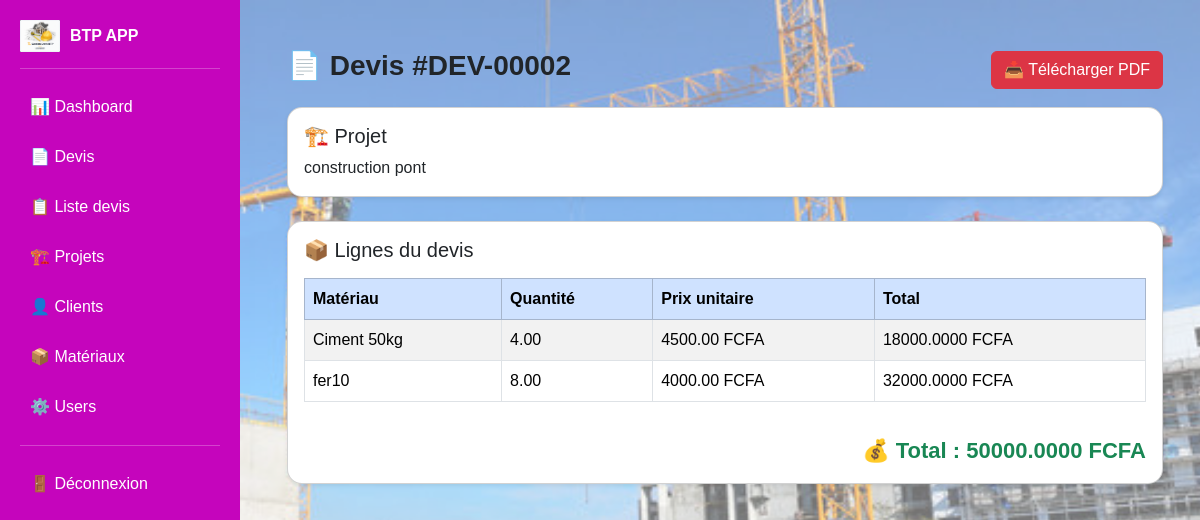
The app's page /devis/2/ with its own data.
### btp/models.py (models this page shows, shortened)
class Devis(models.Model):
    STATUT_CHOICES = [
        ("brouillon", "Brouillon"),
        ("envoye", "Envoyé"),
        ("accepte", "Accepté"),
        ("refuse", "Refusé"),
    ]
    numero = models.CharField(max_length=50, unique=True)
    projet = models.ForeignKey(Projet, on_delete=models.CASCADE, related_name="devis")
    created_by = models.ForeignKey(User, on_delete=models.SET_NULL, null=True, blank=True)
    statut = models.CharField(max_length=20, choices=STATUT_CHOICES, default="brouillon")
    date_creation = models.DateTimeField(auto_now_add=True)
    def total(self):
        return sum(l.total() for l in self.lignes.all())

class Projet(models.Model):
    client = models.ForeignKey(Client, on_delete=models.CASCADE)
    nom = models.CharField(max_length=200)
    localisation = models.CharField(max_length=255)
    date_debut = models.DateField(null=True, blank=True)
    budget = models.DecimalField(max_digits=12, decimal_places=2, default=0)
    progression = models.IntegerField(default=0)  # 0 à 100 %

class LigneDevis(models.Model):
    devis = models.ForeignKey(Devis, on_delete=models.CASCADE, related_name="lignes")
    materiau = models.ForeignKey(Materiau, on_delete=models.CASCADE)
    quantite = models.DecimalField(max_digits=12, decimal_places=2)
    prix_unitaire = models.DecimalField(max_digits=12, decimal_places=2)
    def total(self):
        return self.quantite * self.prix_unitaire

class Materiau(models.Model):
    designation = models.CharField(max_length=200)
    unite = models.CharField(max_length=20)
    prix_unitaire = models.DecimalField(max_digits=12, decimal_places=2)

### btp/views.py (the view)
# urls.py: path('devis/<int:id>/', views.devis_detail, name='devis_detail'),
def devis_detail(request, id):
    devis = get_object_or_404(Devis, id=id)
    return render(
        request,
        'detail.html',
        {'devis': devis}
    )

### btp/templates/detail.html (shortened to what this page needs)
{% extends 'base.html' %}
{% block content %}
<div class="container mt-4">
    <div class="d-flex justify-content-between align-items-center mb-3">
        <h3 class="title">📄 Devis #{{ devis.numero }}</h3>
        <a href="{% url 'devis_pdf' devis.id %}" class="btn btn-danger">
            📥 Télécharger PDF
        </a>
    </div>
    <div class="card shadow-sm p-3 mb-4">
        <h5>🏗️ Projet</h5>
        <p class="mb-0">{{ devis.projet.nom }}</p>
    </div>
    <div class="card shadow-sm p-3">
        <h5 class="mb-3">📦 Lignes du devis</h5>
        <div class="table-responsive">
            <table class="table table-bordered table-striped">
                <thead class="table-primary">
                    <tr>
                        <th>Matériau</th>
                        <th>Quantité</th>
                        <th>Prix unitaire</th>
                        <th>Total</th>
                    </tr>
                </thead>
                <tbody>
                    {% for l in devis.lignes.all %}
                    <tr>
                        <td>{{ l.materiau.designation }}</td>
                        <td>{{ l.quantite }}</td>
                        <td>{{ l.prix_unitaire }} FCFA</td>
                        <td>{{ l.total }} FCFA</td>
                    </tr>
                    {% empty %}
                    <tr>
                        <td colspan="4" class="text-center text-muted">
                            Aucun matériau ajouté
                        </td>
                    </tr>
                    {% endfor %}
                </tbody>
            </table>
        </div>
        <div class="text-end mt-3">
            <span class="total-box">
                💰 Total : {{ devis.total }} FCFA
            </span>
        </div>
    </div>
</div>
{% endblock %}

### btp/templates/base.html (shortened to what this page needs)
{% load static %}
<!DOCTYPE html>
<html lang="fr">
<head>
    <link href="https://cdn.jsdelivr.net/npm/bootstrap@5.3.3/dist/css/bootstrap.min.css" rel="stylesheet">
</head>
<body>
<div class="sidebar">
    <div class="brand">
        <img src="{% static 'images/logo-btp.png' %}" width="40">
        <span>BTP APP</span>
    </div>
    <hr>
    <a href="{% url 'dashboard' %}">📊 Dashboard</a>
    <a href="{% url 'create_devis' %}">📄 Devis</a>
    <a href="{% url 'devis_list' %}">📋 Liste devis</a>
    <a href="{% url 'liste_projets' %}">🏗️ Projets</a>
    <a href="{% url 'liste_clients' %}">👤 Clients</a>
    <a href="{% url 'materiaux_list' %}">📦 Matériaux</a>
    <a href="{% url 'users_list' %}">⚙️ Users</a>
    <hr>
    <a href="{% url 'logout' %}">🚪 Déconnexion</a>
</div>
<div class="content">
    {% block content %}
    {% endblock %}
</div>
</body>
</html>

### btp/templates/detail.html (style rules this page uses)
body { background-color: #f4f6f9; }
.card { border-radius: 15px; }
.title { font-weight: bold; }
.total-box { font-size: 22px; font-weight: bold; color: #198754; }

### records on screen
Devis: numero "DEV-00002", projet.nom "construction pont", total "50000.0000"
LigneDevis: materiau.designation "Ciment 50kg", quantite "4.00", prix_unitaire "4500.00", total "18000.0000"
LigneDevis: materiau.designation "fer10", quantite "8.00", prix_unitaire "4000.00", total "32000.0000"
